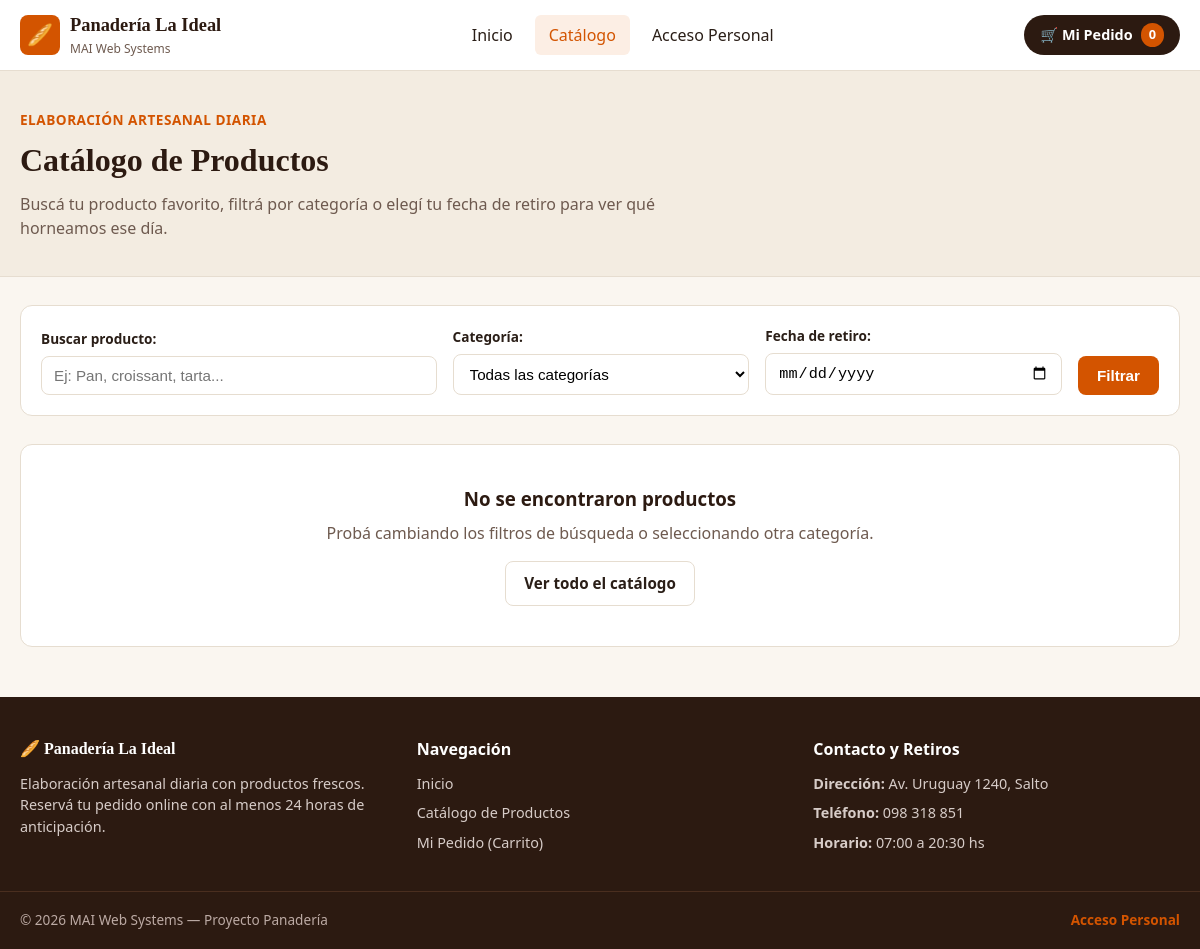
Page /catalogo.php on the earlier database version.
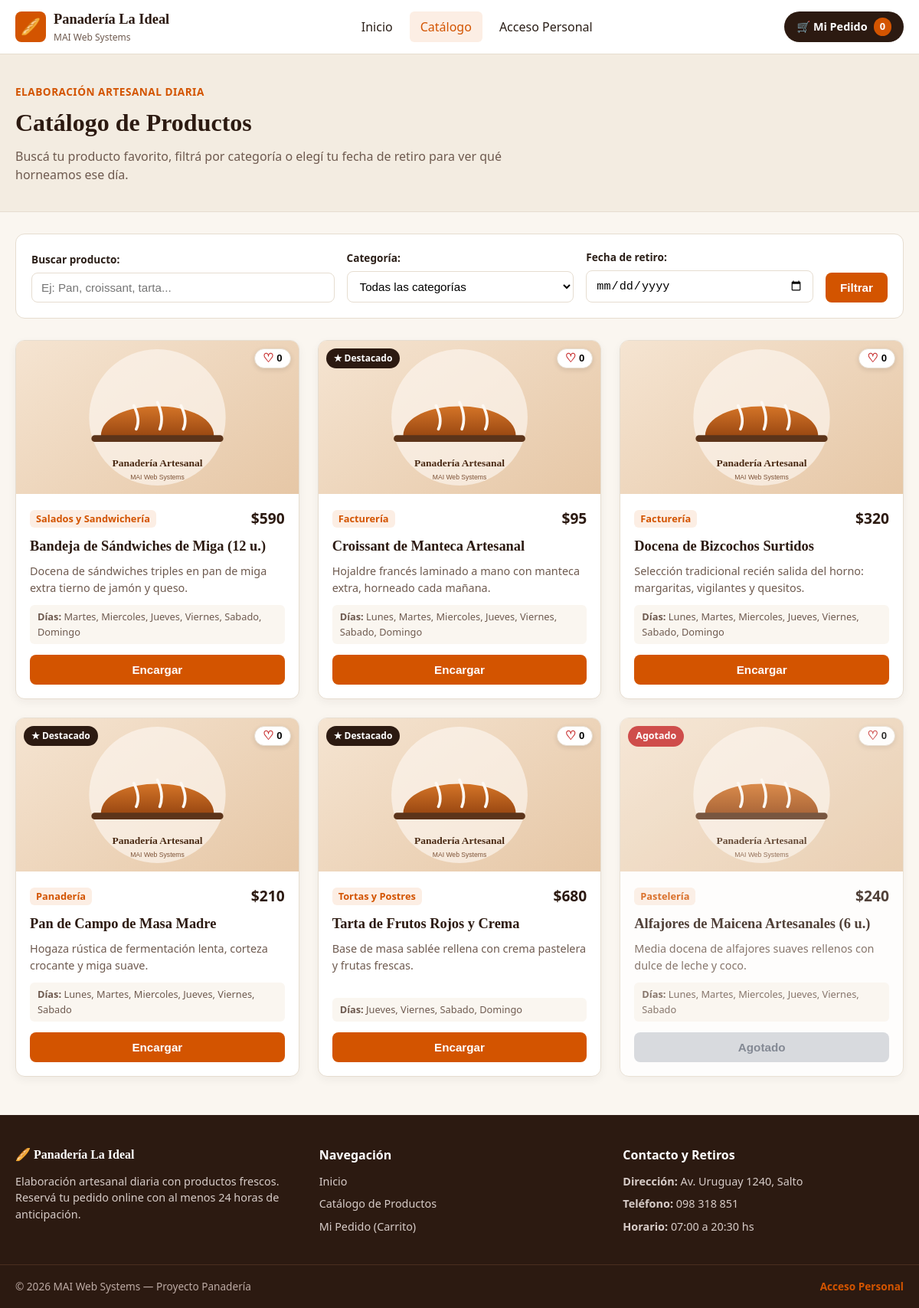
Same page on the later database version.
### tables this page shows
CREATE TABLE productos (
  id_producto int(11) PRIMARY KEY AUTO_INCREMENT,
  nombre varchar(100) NOT NULL,
  descripcion text DEFAULT NULL,
  precio int(11) NOT NULL,
  categoria varchar(50) NOT NULL,
  imagen_url varchar(255) DEFAULT NULL,
  disponible tinyint(1) DEFAULT 1,
  destacado tinyint(1) DEFAULT 0,
  dias_habilitados varchar(150) DEFAULT 'Lunes,Martes,Miercoles,Jueves,Viernes,Sabado,Domingo',
  activo tinyint(1) DEFAULT 1,
  KEY idx_productos_catalogo (activo, disponible, destacado, categoria)
);

### catalogo.php (the view, shortened to what this page needs)
<?php
require_once 'config/conexion.php';
$ruta_base = "";
$pagina_actual = "catalogo";
$buscar = isset($_GET["buscar"]) ? trim($_GET["buscar"]) : "";
$categoria = isset($_GET["categoria"]) ? trim($_GET["categoria"]) : "";
$fecha_retiro = isset($_GET["fecha_retiro"]) ? trim($_GET["fecha_retiro"]) : "";
$buscar_like = "%" . $buscar . "%";
$dia_con_tilde = !empty($fecha_retiro) ? obtener_dia_semana($fecha_retiro) : "";
$dia_sin_tilde = !empty($dia_con_tilde) ? normalizar_texto_dias($dia_con_tilde) : "";
$dia_like_sin = "%" . $dia_sin_tilde . "%";
$dia_like_con = "%" . $dia_con_tilde . "%";
$sql = "SELECT id_producto, nombre, descripcion, precio, categoria, imagen_url, disponible, destacado, dias_habilitados
        FROM productos
        WHERE (activo = 1 OR activo IS NULL)
          AND (? = '' OR categoria = ?)
          AND (? = '' OR nombre LIKE ? OR descripcion LIKE ?)
          AND (? = '' OR dias_habilitados LIKE ? OR dias_habilitados LIKE ?)
        ORDER BY disponible DESC, nombre ASC";
$productos = array();
$stmt = $conexion->prepare($sql);
if ($stmt) {
    $stmt->bind_param(
        "ssssssss",
        $categoria,
        $categoria,
        $buscar,
        $buscar_like,
        $buscar_like,
        $dia_sin_tilde,
        $dia_like_sin,
        $dia_like_con
    );
    $stmt->execute();
    $resultado = $stmt->get_result();
    while ($fila = $resultado->fetch_assoc()) {
        $productos[] = $fila;
    }
}
$fecha_minima = date("Y-m-d", strtotime("+1 day"));
require_once 'includes/header_publico.php';
?>
<section class="banner-catalogo">
    <div class="contenedor">
        <span class="subtitulo-seccion">Elaboración artesanal diaria</span>
        <h1 class="titulo-seccion">Catálogo de Productos</h1>
        <p class="descripcion-seccion">
            Buscá tu producto favorito, filtrá por categoría o elegí tu fecha de retiro para ver qué horneamos ese día.
        </p>
    </div>
</section>
<section class="contenedor seccion-catalogo">
    <form action="catalogo.php" method="GET" class="barra-filtros">
        <div class="filtro-item">
            <label for="buscar">Buscar producto:</label>
            <input
                type="text"
                id="buscar"
                name="buscar"
                placeholder="Ej: Pan, croissant, tarta..."
                value="<?php echo htmlspecialchars($buscar, ENT_QUOTES, 'UTF-8'); ?>"
            >
        </div>
        <div class="filtro-item">
            <label for="categoria">Categoría:</label>
            <select id="categoria" name="categoria">
                <option value="">Todas las categorías</option>
            </select>
        </div>
        <div class="filtro-item">
            <label for="fecha_retiro">Fecha de retiro:</label>
            <input
                type="date"
                id="fecha_retiro"
                name="fecha_retiro"
                min="<?php echo $fecha_minima; ?>"
                value="<?php echo htmlspecialchars($fecha_retiro, ENT_QUOTES, 'UTF-8'); ?>"
            >
        </div>
        <div class="filtro-botones">
            <button type="submit" class="btn btn-primario">Filtrar</button>
        </div>
    </form>
    <?php if (empty($productos)): ?>
        <div class="mensaje-vacio">
            <h3>No se encontraron productos</h3>
            <p>Probá cambiando los filtros de búsqueda o seleccionando otra categoría.</p>
            <a href="catalogo.php" class="btn btn-secundario">Ver todo el catálogo</a>
        </div>
    <?php else: ?>
        <div class="catalogo-grid">
            <?php foreach ($productos as $prod): ?>
                <?php
                    $esta_agotado = ((int)$prod["disponible"] === 0);
                    $ruta_imagen = !empty($prod["imagen_url"]) ? $prod["imagen_url"] : "assets/img/productos/default_panaderia.svg";
                ?>
                <article class="tarjeta-producto <?php echo $esta_agotado ? 'producto-agotado' : ''; ?>">
                    <div class="tarjeta-imagen-caja">
                        <img
                            src="<?php echo htmlspecialchars($ruta_imagen, ENT_QUOTES, 'UTF-8'); ?>"
                            alt="<?php echo htmlspecialchars($prod["nombre"], ENT_QUOTES, 'UTF-8'); ?>"
                            class="tarjeta-imagen"
                            onerror="this.src='assets/img/productos/default_panaderia.svg';"
                        >
                        <div class="tarjeta-etiquetas">
                            <?php if ((int)$prod["destacado"] === 1): ?>
                                <span class="etiqueta etiqueta-destacado">★ Destacado</span>
                            <?php endif; ?>
                            <?php if ($esta_agotado): ?>
                                <span class="etiqueta etiqueta-agotado">Agotado</span>
                            <?php endif; ?>
                        </div>
                        <button type="button" class="btn-like" data-id="<?php echo (int)$prod["id_producto"]; ?>" aria-label="Me gusta">
                            <span class="corazon-icono">♡</span>
                            <span class="like-contador">0</span>
                        </button>
                    </div>
                    <div class="tarjeta-cuerpo">
                        <div class="tarjeta-fila-superior">
                            <span class="tarjeta-categoria"><?php echo htmlspecialchars($prod["categoria"], ENT_QUOTES, 'UTF-8'); ?></span>
                            <span class="tarjeta-precio">$<?php echo (int)$prod["precio"]; ?></span>
                        </div>
                        <h3 class="tarjeta-titulo"><?php echo htmlspecialchars($prod["nombre"], ENT_QUOTES, 'UTF-8'); ?></h3>
                        <p class="tarjeta-descripcion"><?php echo htmlspecialchars($prod["descripcion"], ENT_QUOTES, 'UTF-8'); ?></p>
                        <p class="tarjeta-dias">
                            <strong>Días:</strong> <?php echo htmlspecialchars(str_replace(",", ", ", $prod["dias_habilitados"]), ENT_QUOTES, 'UTF-8'); ?>
                        </p>
                        <div class="tarjeta-acciones">
                            <?php if ($esta_agotado): ?>
                                <button type="button" class="btn btn-agotado" disabled>Agotado</button>
                            <?php else: ?>
                                <form action="acciones/carrito_agregar.php" method="POST" class="form-agregar-carrito">
                                    <button type="submit" class="btn btn-primario btn-bloque">Encargar</button>
                                </form>
                            <?php endif; ?>
                        </div>
                    </div>
                </article>
            <?php endforeach; ?>
        </div>
    <?php endif; ?>
</section>
<?php
require_once 'includes/footer.php';
?>

### includes/header_publico.php (shortened to what this page needs)
<?php
$ruta_base = isset($ruta_base) ? $ruta_base : "";
$pagina_actual = isset($pagina_actual) ? $pagina_actual : "inicio";
$total_carrito = 0;
?>
<!DOCTYPE html>
<html lang="es">
<head>
    <link rel="stylesheet" href="<?php echo $ruta_base; ?>assets/css/estilos.css">
</head>
<body class="body-publico">
    <header class="navbar-publico">
        <div class="contenedor navbar-inner">
            <a href="<?php echo $ruta_base; ?>index.php" class="brand-logo">
                <span class="brand-icon">🥖</span>
                <div class="brand-text">
                    <span class="brand-title">Panadería La Ideal</span>
                    <span class="brand-subtitle">MAI Web Systems</span>
                </div>
            </a>
            <nav class="nav-links" id="navLinksPublico">
                <a href="<?php echo $ruta_base; ?>index.php" class="nav-link <?php echo ($pagina_actual === 'inicio') ? 'activo' : ''; ?>">Inicio</a>
                <a href="<?php echo $ruta_base; ?>catalogo.php" class="nav-link <?php echo ($pagina_actual === 'catalogo') ? 'activo' : ''; ?>">Catálogo</a>
                <?php if (isset($_SESSION["id_usuario"])): ?>
                    <a href="<?php echo $ruta_base; ?>panel/agenda.php" class="nav-link nav-link-panel">
                        Panel Interno (<?php echo htmlspecialchars($_SESSION["rol"], ENT_QUOTES, 'UTF-8'); ?>)
                    </a>
                <?php else: ?>
                    <a href="<?php echo $ruta_base; ?>panel/login.php" class="nav-link">Acceso Personal</a>
                <?php endif; ?>
            </nav>
            <div class="navbar-actions">
                <a href="<?php echo $ruta_base; ?>carrito.php" class="btn-carrito-header <?php echo ($pagina_actual === 'carrito') ? 'activo' : ''; ?>">
                    <span>🛒 Mi Pedido</span>
                    <span class="carrito-badge"><?php echo $total_carrito; ?></span>
                </a>
            </div>
        </div>
    </header>
    <main class="main-publico">

### includes/footer.php (shortened to what this page needs)
<?php
$ruta_base = isset($ruta_base) ? $ruta_base : "";
$telefono_mostrar = defined('TELEFONO_LOCAL') ? TELEFONO_LOCAL : "098 318 851";
?>
    </main>
    <footer class="footer-sitio">
        <div class="contenedor footer-grid">
            <div class="footer-col">
                <h4 class="footer-titulo-marca">🥖 Panadería La Ideal</h4>
                <p class="footer-desc">
                    Elaboración artesanal diaria con productos frescos. Reservá tu pedido online con al menos 24 horas de anticipación.
                </p>
            </div>
            <div class="footer-col">
                <h4>Navegación</h4>
                <ul class="footer-links">
                    <li><a href="<?php echo $ruta_base; ?>index.php">Inicio</a></li>
                    <li><a href="<?php echo $ruta_base; ?>catalogo.php">Catálogo de Productos</a></li>
                    <li><a href="<?php echo $ruta_base; ?>carrito.php">Mi Pedido (Carrito)</a></li>
                </ul>
            </div>
            <div class="footer-col">
                <h4>Contacto y Retiros</h4>
                <ul class="footer-info">
                    <li><strong>Dirección:</strong> Av. Uruguay 1240, Salto</li>
                    <li><strong>Teléfono:</strong> <?php echo htmlspecialchars($telefono_mostrar, ENT_QUOTES, 'UTF-8'); ?></li>
                    <li><strong>Horario:</strong> 07:00 a 20:30 hs</li>
                </ul>
            </div>
        </div>
        <div class="contenedor footer-bottom">
            <span>&copy; 2026 MAI Web Systems — Proyecto Panadería</span>
            <a href="<?php echo $ruta_base; ?>panel/login.php" class="footer-staff-link">Acceso Personal</a>
        </div>
    </footer>
</body>
</html>

Differences in the rows shown:
added productos: imagen_url (placeholder picture), categoria "Salados y Sandwichería", precio "590", nombre "Bandeja de Sándwiches de Miga (12 u.)", descripcion "Docena de sándwiches triples en pan de miga extra tierno de jamón y queso.", dias_habilitados "Martes, Miercoles, Jueves, Viernes, Sabado, Domingo"
added productos: imagen_url (placeholder picture), destacado "★ Destacado", categoria "Facturería", precio "95", nombre "Croissant de Manteca Artesanal", descripcion "Hojaldre francés laminado a mano con manteca extra, horneado cada mañana.", dias_habilitados "Lunes, Martes, Miercoles, Jueves, Viernes, Sabado, Domingo"
added productos: imagen_url (placeholder picture), categoria "Facturería", precio "320", nombre "Docena de Bizcochos Surtidos", descripcion "Selección tradicional recién salida del horno: margaritas, vigilantes y quesitos.", dias_habilitados "Lunes, Martes, Miercoles, Jueves, Viernes, Sabado, Domingo"
added productos: imagen_url (placeholder picture), destacado "★ Destacado", categoria "Panadería", precio "210", nombre "Pan de Campo de Masa Madre", descripcion "Hogaza rústica de fermentación lenta, corteza crocante y miga suave.", dias_habilitados "Lunes, Martes, Miercoles, Jueves, Viernes, Sabado"
added productos: imagen_url (placeholder picture), destacado "★ Destacado", categoria "Tortas y Postres", precio "680", nombre "Tarta de Frutos Rojos y Crema", descripcion "Base de masa sablée rellena con crema pastelera y frutas frescas.", dias_habilitados "Jueves, Viernes, Sabado, Domingo"
added productos: imagen_url (placeholder picture), disponible "Agotado", categoria "Pastelería", precio "240", nombre "Alfajores de Maicena Artesanales (6 u.)", descripcion "Media docena de alfajores suaves rellenos con dulce de leche y coco.", dias_habilitados "Lunes, Martes, Miercoles, Jueves, Viernes, Sabado"
Other differences:
text no longer shown: "No se encontraron productos Probá cambiando los filtros de búsqueda o seleccionando otra categoría. Ver todo el catálogo"
